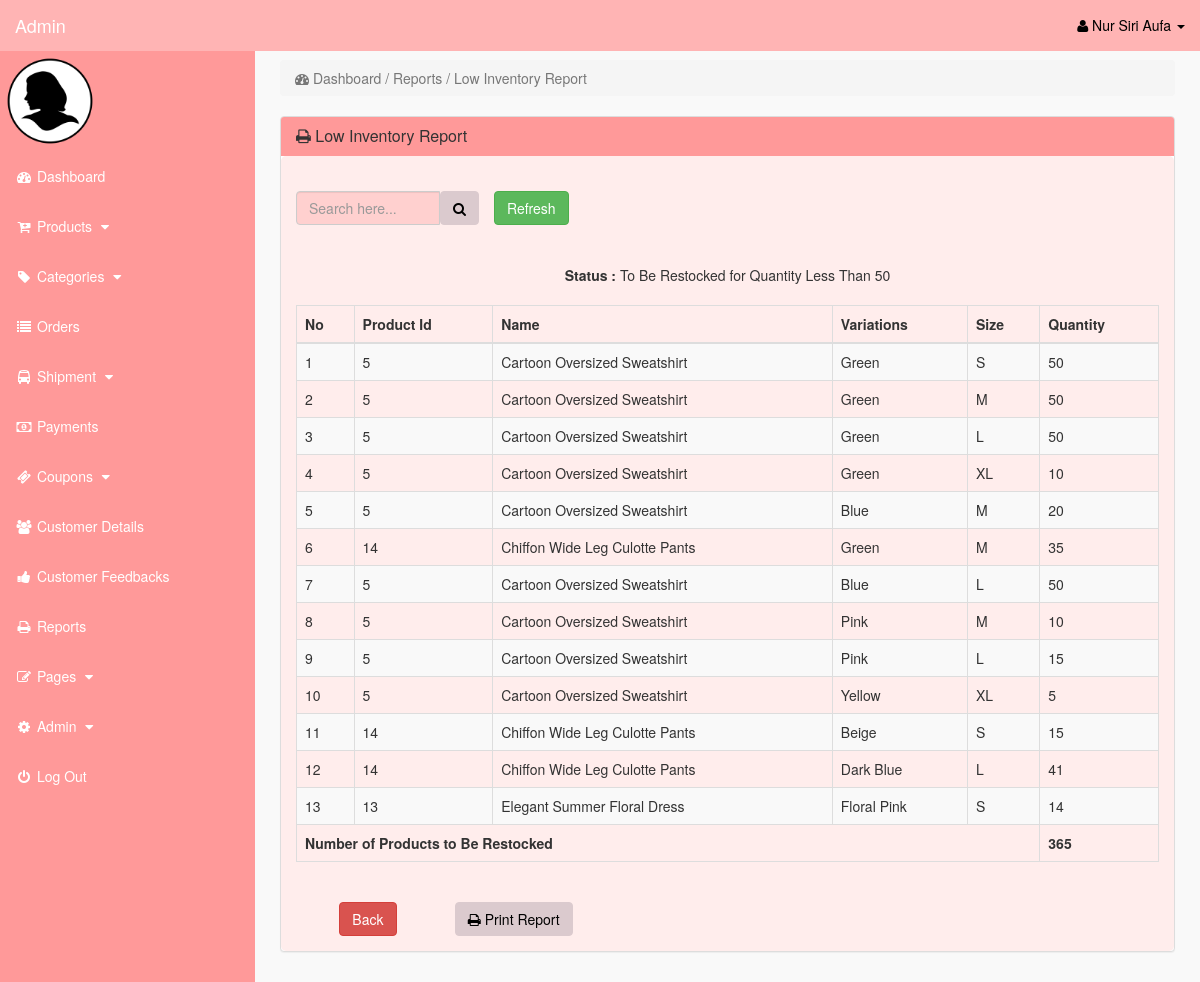
Page /admin/index.php?inv_balance (signed in) on the committed database.
### tables this page shows
CREATE TABLE `product_variations` (
  `p_variations_id` int(11) NOT NULL,
  `product_id` int(11) NOT NULL,
  `product_variations` varchar(255) NOT NULL,
  `product_size` varchar(10) NOT NULL,
  `product_quantity` int(11) NOT NULL
);

CREATE TABLE `products` (
  `product_id` int(10) NOT NULL,
  `p_cat_id` int(10) NOT NULL,
  `date` timestamp NOT NULL DEFAULT current_timestamp() ON UPDATE current_timestamp(),
  `product_title` text NOT NULL,
  `product_url` text NOT NULL,
  `product_img1` text NOT NULL,
  `product_img2` text NOT NULL,
  `product_img3` text NOT NULL,
  `product_price` decimal(10,2) NOT NULL,
  `product_desc` text NOT NULL,
  `product_features` text NOT NULL
);

### admin/inv_balance.php (the view)
<?php
	if(!isset($_SESSION['admin_email'])){
		echo "<script>window.open('login.php','_self')</script>";
	}
		else {
?>
	<div class="row">
		<div class="col-lg-12">
			<ol class="breadcrumb">
				<li class="active">
					<i class="fa fa-dashboard"></i> Dashboard / Reports / Low Inventory Report
				</li>
			</ol>
		</div>
	</div>
	<div class="row">
		<div class="col-lg-12">
			<div class="panel panel-default">
				<div class="panel-heading">
					<h3 class="panel-title">
						<i class="fa fa-print"></i> Low Inventory Report
					</h3>
				</div>
							<div class="panel-body" >
                            <br>
							<form class="form-inline" method="POST" action="">
								<div class="input-group col-md-4">
									<input type="text" class="form-control" placeholder="Search here..." name="search"  value="<?php if(isset($_POST['search'])){echo $_POST['search']; } ?>"/>
										<span class="input-group-btn">
											<button class="btn btn-primary" type="submit"><i class="fa fa-search"></i></button>
										</span>
											<div class="col-md-2">
												<a href="index.php?inv_balance" type="button" class="btn btn-success">Refresh</a>
											</div>
								</div>
							</form>
                            <br><br>
                            <center>
                            <div class="input-group col-md-6">
                                <div class="box-title"><b>Status :</b> To Be Restocked for Quantity Less Than 50</div>
						    </div>
                            <br>
                                <div class="table-responsive" >
								<table class="table table-bordered table-hover table-striped" >
									<thead>
										<tr>
                                            <th>No</th>
											<th>Product Id</th>
											<th>Name</th>
											<th>Variations</th>
											<th>Size</th>
											<th>Quantity</th>
										</tr>
									</thead>
									<tbody>
									<?php
										if(isset($_POST['search'])) {
											$filtervalues = $_POST['search'];
											$i=0;
											$query = "select * from product_variations t1 inner join products t2 on t1.product_id=t2.product_id where CONCAT(p_variations_id,product_variations,product_size,product_quantity <= 50) like '%$filtervalues%' ";
											$query_run = mysqli_query($con, $query);
											if(mysqli_num_rows($query_run) > 0) {
												foreach($query_run as $row_inv) {
													$i++;
									?>
                                        <tr>
											<td><?php echo $i; ?></td>
											<td><?= $row_inv['product_id']; ?></td>
                                            <td><?= $row_inv['product_title']; ?></td>
											<td><?= $row_inv['product_variations']; ?></td>
											<td><?= $row_inv['product_size']; ?></td>
                                            <td><?= $row_inv['product_quantity']; ?></td>
                                        </tr>
									<?php
											}
                                    ?>
                                        <tr>
                                            <?php
                                                $query=mysqli_query($con, "select sum(product_quantity) as sum from `product_variations` where CONCAT(p_variations_id,product_variations,product_size,product_quantity <= 50) like '%$filtervalues%'");
                                                    while($fetch=mysqli_fetch_array($query)){
                                            ?>
                                            <td colspan = "5"> <b><?php echo "Number of Products to Be Restocked";?></b> </td>
                                            <td colspan = "1" > <b><?php echo $fetch['sum']?></b> </td>
                                            <?php
                                                    }
                                            ?>
                                        </tr>
                                    <?php
										}
											else {
										echo '
                                                    <tr>
                                                        <td colspan = "6"><center>No Record Found</center></td>
                                                    </tr>';
											}
										}
											else {
												$i=0;
												$query = "select * from products t1 inner join product_variations t2 on t1.product_id=t2.product_id where product_quantity <= 50";
												$query_run = mysqli_query($con, $query);
												if(mysqli_num_rows($query_run) > 0) {
													foreach($query_run as $row_inv) {
														$i++;
									?>
                                        <tr>
                                            <td><?php echo $i; ?></td>
											<td><?= $row_inv['product_id']; ?></td>
                                            <td><?= $row_inv['product_title']; ?></td>
											<td><?= $row_inv['product_variations']; ?></td>
											<td><?= $row_inv['product_size']; ?></td>
                                            <td><?= $row_inv['product_quantity']; ?></td>
                                        </tr>
									<?php
													}
												}
                                    ?>
                                        <tr>
                                            <?php
                                                $query=mysqli_query($con, "select sum(product_quantity) as sum from `product_variations` where product_quantity <= 50");
                                                    while($fetch=mysqli_fetch_array($query)){
                                            ?>
                                            <td colspan = "5"> <b><?php echo "Number of Products to Be Restocked";?></b> </td>
                                            <td colspan = "1" > <b><?php echo $fetch['sum']?></b> </td>
                                            <?php
                                                    }
                                            ?>
                                        </tr>
                                    <?php
											}
									?>
							</tbody>
					</table>
                </div>
                <br>
                <div class="row">
                    <div class="col-md-12">
                        <div class="col-md-2">
                            <a href="index.php?view_reports" class="btn btn-danger"> Back </a>
                        </div>
                        <div class="col-md-2">
							<button onclick="window.print();" class="btn btn-primary"><i class="fa fa-print"></i> Print Report</button>
                        </div>
                    </div>
				</div>
              </div>
			</div>
		</div>
	</div>
</div>
<?php
	}
?>

### admin/includes/sidebar.php (shortened to what this page needs)
<?php
	if(!isset($_SESSION['admin_email'])){
		echo "<script>window.open('login.php','_self')</script>";
	}
		else {
?>
	<nav class="navbar navbar-inverse navbar-fixed-top" >
		<div class="navbar-header" >
				<a class="navbar-brand" href="index.php?dashboard">Admin</a>
		</div>
		<ul class="nav navbar-right top-nav" >
			<li class="dropdown" >
				<a href="#" class="dropdown-toggle" data-toggle="dropdown" >
					<i class="fa fa-user" ></i>
						<?php echo $admin_fname; ?> <b class="caret" ></b>
				</a>
</li>
</ul>
	<div class="collapse navbar-collapse navbar-ex1-collapse">
		<ul class="nav navbar-nav side-nav">
	<li>
		<img src="admin_image/<?php echo $admin_image; ?>" width="100" height="100" >
	</li>
	<li>
		<a href="index.php?dashboard">
			<i class="fa fa-fw fa-dashboard"></i> Dashboard
		</a>
	</li>
	<li>
		<a href="#" data-toggle="collapse" data-target="#products">
			<i class="fa fa-fw fa-cart-plus""></i> Products
				<i class="fa fa-fw fa-caret-down"></i>
	</a>
	</li>
	<li>
		<a href="#" data-toggle="collapse" data-target="#p_cat">
			<i class="fa fa-fw fa-tag"></i> Categories
			<i class="fa fa-fw fa-caret-down"></i>
		</a>
	</li>
	<li>
		<a href="index.php?view_orders">
			<i class="fa fa-fw fa-list"></i> Orders
		</a>
	</li>
	<li>
		<a href="#" data-toggle="collapse" data-target="#shipment">
			<i class="fa fa-fw fa-bus"></i> Shipment
			<i class="fa fa-fw fa-caret-down"></i>
		</a>
	</li>
	<li>
		<a href="index.php?view_payments">
			<i class="fa fa-fw fa-money"></i> Payments
		</a>
	</li>
	<li>
		<a href="#" data-toggle="collapse" data-target="#coupons">
			<i class="fa fa-fw fa-ticket"></i> Coupons
			<i class="fa fa-fw fa-caret-down"></i>
		</a>
	</li>
	<li>
		<a href="index.php?view_customers">
			<i class="fa fa-fw fa-users"></i> Customer Details
		</a>
	</li>
	<li>
		<a href="index.php?view_feedbacks">
			<i class="fa fa-fw fa-thumbs-up"></i> Customer Feedbacks
		</a>
	</li>
	<li>
		<a href="index.php?view_reports">
			<i class="fa fa-fw fa-print"></i> Reports
		</a>
	</li>
	<li>
		<a href="#" data-toggle="collapse" data-target="#pages">
			<i class="fa fa-fw fa-edit"> </i> Pages
			<i class="fa fa-fw fa-caret-down"></i>
		</a>
	</li>
	<li>
		<a href="#" data-toggle="collapse" data-target="#admin">
			<i class="fa fa-fw fa-gear"></i> Admin
			<i class="fa fa-fw fa-caret-down"></i>
		</a>
	</li>
	<li>
		<a href="logout.php">
			<i class="fa fa-fw fa-power-off"></i> Log Out
		</a>
	</li>
		</ul>
	</div>
</nav>
<?php
	}
?>

### admin/css/style.css (style rules this page uses)
body { margin-top:100px; }
@media (min-width: 768px) { body { margin-top:50px; } }
.top-nav { padding:0 15px; }
.top-nav>li { display:inline-block; float:left; }
.top-nav>li>a { padding-top:15px; padding-bottom:15px; line-height:20px; color:black; }
@media (min-width: 768px) { .side-nav { position:fixed; top:51px; width:255px; border-radius:0; overflow-y:auto; background-color: #ff9999; bottom:0; overflow-x:hidden; padding-bottom:40px; } }
@media (min-width: 768px) { .side-nav>li>a { width:255px; } }
.panel-body { border-radius:5px; background-color: #ffedec }

### rows in the picture
product_variations: product "5", product.product_title "Cartoon Oversized Sweatshirt", product_variations "Green", product_size "S", product_quantity "50"
product_variations: product "5", product.product_title "Cartoon Oversized Sweatshirt", product_variations "Green", product_size "M", product_quantity "50"
product_variations: product "5", product.product_title "Cartoon Oversized Sweatshirt", product_variations "Green", product_size "L", product_quantity "50"
product_variations: product "5", product.product_title "Cartoon Oversized Sweatshirt", product_variations "Green", product_size "XL", product_quantity "10"
product_variations: product "5", product.product_title "Cartoon Oversized Sweatshirt", product_variations "Blue", product_size "M", product_quantity "20"
product_variations: product "14", product.product_title "Chiffon Wide Leg Culotte Pants", product_variations "Green", product_size "M", product_quantity "35"
product_variations: product "5", product.product_title "Cartoon Oversized Sweatshirt", product_variations "Blue", product_size "L", product_quantity "50"
product_variations: product "5", product.product_title "Cartoon Oversized Sweatshirt", product_variations "Pink", product_size "M", product_quantity "10"
product_variations: product "5", product.product_title "Cartoon Oversized Sweatshirt", product_variations "Pink", product_size "L", product_quantity "15"
product_variations: product "5", product.product_title "Cartoon Oversized Sweatshirt", product_variations "Yellow", product_size "XL", product_quantity "5"
product_variations: product "14", product.product_title "Chiffon Wide Leg Culotte Pants", product_variations "Beige", product_size "S", product_quantity "15"
product_variations: product "14", product.product_title "Chiffon Wide Leg Culotte Pants", product_variations "Dark Blue", product_size "L", product_quantity "41"
product_variations: product "13", product.product_title "Elegant Summer Floral Dress", product_variations "Floral Pink", product_size "S", product_quantity "14"

### other values in the picture
$admin_fname "Nur Siri Aufa"
$fetch['sum'] "365"
